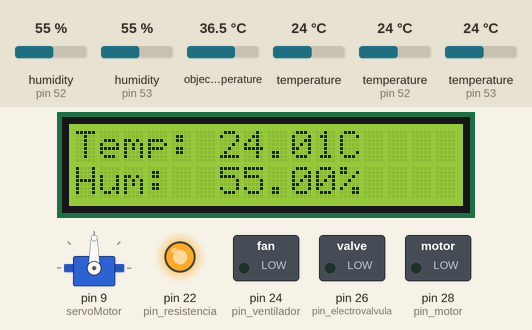
Bench run of a sketch on a simulated Arduino Mega 2560, built with avr-gcc and run on an emulated ATmega2560. Parts: 16×2 character LCD, servo, switched loads named in the sketch (green lamp = pin HIGH), output pins drawn as LEDs (lit = HIGH). The test bench sets the inputs (shaded band); at power-on: humidity (sensors on pin 52, pin 53) 55 %, temperature 24 °C, object temperature 36.5 °C, temperature (sensors on pin 52, pin 53) 24 °C. The modem accepts every AT command (registered, SIM ready, sends succeed) and sends nothing else; what the sketch prints to the serial monitor is not drawn.

Above: at 1.3 s.
1.4 s: humidity (sensor on pin 52) set to 53 %
At 3.9 s:
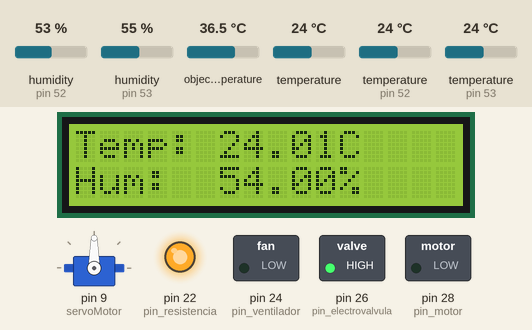
5.0 s: temperature (sensor 0) set to 34 °C
At 6.3 s:
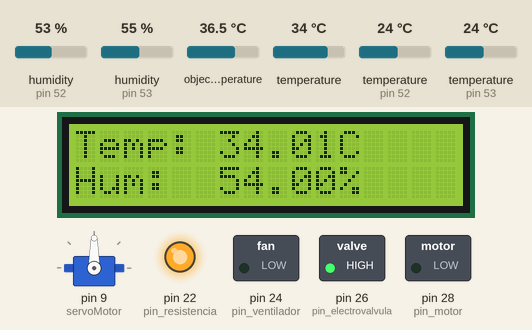
6.7 s: temperature (sensor 0) set to 37 °C
At 7.6 s:
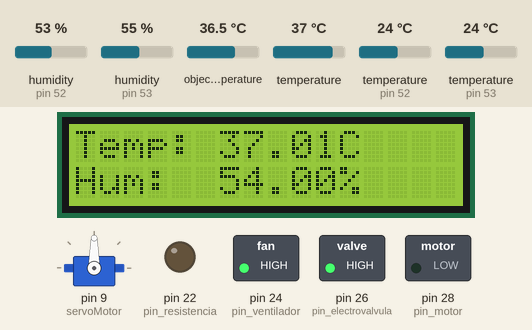
8.5 s: humidity (sensor on pin 53) set to 22 %
At 11.4 s:
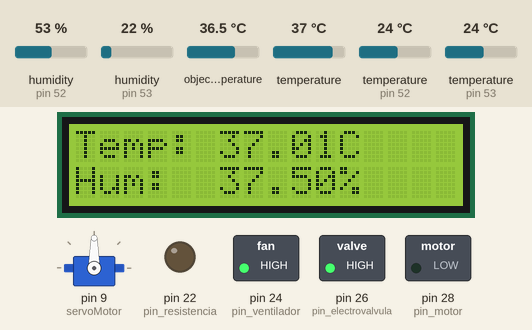
12.0 s: humidity (sensor on pin 52) set to 22 %
At 15.1 s:
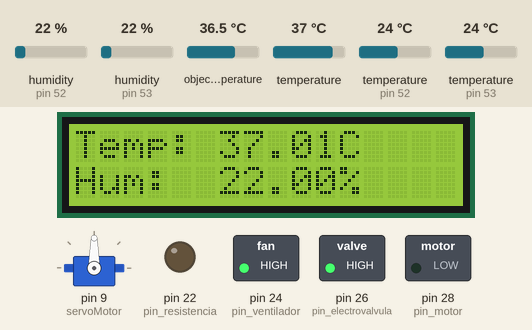
15.6 s: humidity (sensor on pin 53) set to 40 %
At 18.8 s:
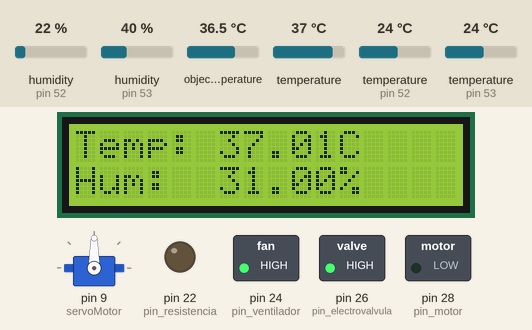
Timing chart, 0 to 20.1 s (numbered marks = the images above; inputs shaded):
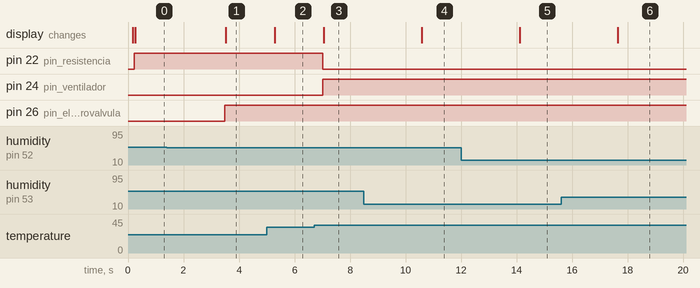

The sketch:

ENCOSOFTV2.0.ino
```cpp
/////////////////////// <--Incluir librerias --> ////////////////////////////////
#include <LiquidCrystal.h>              // Para Pantalla
#include <Wire.h>
#include <DHT.h>                        // Para el sensor DHT
#include <DHT_U.h>                      // Para el sensor DHT
#include <SoftwareSerial.h>             // Para el Bluethoo Y wifi
#include <Adafruit_MLX90614.h>          // Sensor Termometro Digital
#include <Servo.h>                      // Servomotor

//Crear el objeto LCD con los números correspondientes (rs, en, d4, d5, d6, d7)
LiquidCrystal lcd(7, 8, 3, 4, 5, 6);
/////////////////////// <-- Instanciar objeto --> ///////////////////////////////
Adafruit_MLX90614 termometroIR = Adafruit_MLX90614();
/////////////////////// <-- Definir pines de entrada --> ////////////////////////
//#define RXW                   10         // D2: Wifi VERDE
//#define TXW                   11         // D3: Wifi AMARILLO
#define RXB                   45         // D2: Bluethoo AMARILLO
#define TXB                   47         // D3: Bluethoo TOMATE
#define pin_sensor_dht        52         // D8: Sensor de Humedad
#define pin_sensor_dht1       53         // D8: Sensor de Humedad
/////////////////////// <-- Definir pines de salida --> ////////////////////////
#define pin_ventilador        24         // D3: Rele del ventilador
#define pin_resistencia       22         // D4: Rele de la resistencia
#define pin_electrovalvula    26         // D5: Rele de la electrovalvula
#define pin_motor             28         // D5: Rele de motor

/////////////////////// <-- Control del servomotor --> /////////////////////////
Servo servoMotor;
/////////////////////// <-- Definicion de constantes --> ///////////////////////
#define temp_min              34      // Valor minimo de Temperatua
#define temp_max              36      // Valor maximo de Temperatura
#define hum_min               55        // Valor minimo de Humedad
#define hum_max               85        // Valor maximo de Humedad
#define tiempo_intervalo      1500       // Cada 100ms predecir con la red neuronal
/////////////////////// <-- Parametros de la red neuronal --> //////////////////
#define neuronas_capa_entrada 3         // Neurona para Temp, Neurona para Hum y Neurona para el BIAS
#define neuronas_capa_oculta  36         // 3 neuronas ocultas y la neurona del BIAS
#define neuronas_capa_salida  3         // 3 neuronas de salida
double capa_oculta[neuronas_capa_oculta];
double capa_salida[neuronas_capa_salida];
double RNentradas[] = {0, 0, 0};
double RNsalidas[]  = {0, 0, 0, 0};
/////////////////////// <-- Pesos de la red neuronal --> ///////////////////////
//float pesos_capa_oculta[3][4] = {{-1.869347536358914, -2.7854217933156344, 0.6652998833400943, -1.869726603151382}, {3.45366547819369, -0.0010092662214519455, 0.004162847419093488, -3.4487180218141087}, {-1.0467434771615622, -4.334684607263233, 0.5361508699905841, -1.0450607102243399}};
//float pesos_capa_salida[4][3] = {{2.8753860908914586, 1.8174802929440972, -0.0076088340488911985}, {0.7156698407844756, 0.7187749734986515, 4.753507391743887}, {3.264578065935506, 3.264572585747721, 5.668682097503817}, {1.832208212996835, 2.8801172327621716, -0.009162338644393017}};
//float pesos_capa_oculta[3][36] = {{0.4723909734092833, -0.17280584045763545, -0.06770897424405203, 0.6659199183091601, -0.7391076348669368, -0.6671541368681381, 0.9079930195729397, -0.9701589875028293, -0.8437336707776131, -0.3302108324677054, 0.9811028357770454, 0.7617484485431867, -0.8549932092166508, -0.08076245668591592, 0.7038923727124239, 0.9377618329009896, 0.7342915526302111, 0.9286033973639785, 0.8069397230628772, 0.8791503997758977, 0.3822483854938895, -1.3846772327890708, 0.7923790550437588, 0.989335013568046, -0.1496478213331891, 0.5178294000039383, -0.028378298304834126, -0.7409192093245401, 0.8149004346099601, 0.11075906797831123, 0.6043622781388233, 1.1265203422873935, 0.942993777974445, -0.8859205879743483, 0.7411550604078835, -0.14789057032419844}, {0.17996387001400094, -0.6032769127435473, 0.8083864177239969, 0.2580917308646404, -0.9602006151731154, 1.6288939575885544, -1.8422243437893233, -0.9778796699192385, 1.5311206642915505, -0.015325200784497213, -0.12064788449726249, -0.016139358591283928, -1.465261959804406, 0.5894462413635925, 0.045552144209728404, 0.11653450243303896, -0.23768037491306007, 0.09787623786518773, 0.20831388533765682, -0.15188308097097394, -0.36728855338833266, 0.23760003348651326, -0.1912586056808891, 1.8532122212515865, 0.16809832838629835, 0.034384399418782526, 0.27620074044601917, -1.5758610615041224, 0.2193423046538045, -0.8263115338385606, -0.12088650110243948, -0.14995164883686427, 0.9007612776994545, -1.2476353672547358, 1.6977021337715492, -0.9023912755582343}, {-0.11310864677575584, 0.3629843922663496, -0.8491793685973367, -0.032782944259402653, 0.696186021875278, -0.1892019611535347, -0.08818405250776438, -0.002437846466223579, -0.20790109365128956, -0.6420384508542147, 0.12526537253401682, 0.932022100495721, 0.043342255225146675, 0.21994119917827237, 0.15850857003058635, 1.8287743440568545, -0.8808119966416521, -0.06854894232374335, -1.5950481397329683, 0.026913044654823637, 0.8177828360286501, -0.11883680601379096, 1.5027369008734233, 0.13972915785114215, 0.07171102512953094, 0.7745766416842309, 0.9023503034453669, 0.21917289909817667, -1.3583678131601098, 0.4336057601344134, 1.0702150467649285, -2.115273786939187, -0.4638543762943098, -0.8101943997540676, -0.16359908489415975, -0.0002159597298841169}};
//float pesos_capa_salida[36][3] = {{0.4102475389612772, -0.3096739700788772, -0.15356522554780408}, {-0.029439500244653673, -0.5372051159755392, -0.4244755116886216}, {0.6944701038143627, -0.19614082526701057, 0.724876164482796}, {0.5291466871172849, -0.6170122858853354, 1.0472191606955028}, {0.3878805495230681, -0.13147738764449415, 0.2603526600222792}, {1.0621413688375407, -1.0147268340576259, 0.761723324963208}, {-1.6037564808101787, -0.1509225022710514, 0.12927894757478486}, {0.5679035870551141, 0.13311474489249592, -0.9792291790859864}, {1.2093116921317457, -0.6715043726490381, -0.7792955934569168}, {-0.8204198674283809, -0.14529508362619314, 0.8253403607006037}, {-0.17509560549932526, 0.16161731577356342, 0.8965703131143995}, {1.1910883285101872, -0.7783001129884215, -1.0059502514657}, {0.9801940399881622, -0.5134195120831139, -0.0664167038607869}, {0.6962276720830516, 0.2717359170810297, -0.2923468820500657}, {0.623929302182533, 0.5365893331878117, 0.2892667880284969}, {-0.004514896028027288, 0.1672772186635923, -1.3384991612983046}, {0.10426736484521482, -0.6000272164166913, -0.40145978347317646}, {0.8051603674148686, -0.5147164701088232, 0.3274967203641922}, {0.005416655080193573, -0.7185735884948894, -1.1476765005552534}, {0.2911557553321598, 0.9477777529884559, 0.7534321566006728}, {-0.6611978245091065, 0.43371170366888956, -0.18176542026182535}, {-0.7471417463588462, 0.5847899848299022, -0.5427682766762186}, {-0.35263961646349634, -0.2709678303710479, -1.3421865004366642}, {-1.121758912738847, -1.3650372148664687, 0.30173024130498644}, {0.2806653818682526, -0.18813051892326718, -0.6700231465757861}, {0.17928627984369044, -0.4930902857698763, -0.3838709664113942}, {-0.30787855988069524, -0.37109550486135684, -0.05430268552361087}, {1.0663156376859522, 0.03930079981118298, 0.6674472357110314}, {0.8152116387186756, -0.8896692165123126, -0.9414585909386615}, {-1.0097381911142083, 1.0746297072433693, 0.05449044711371683}, {0.49705375579464384, -0.6125128357009435, -0.8464901406432435}, {-0.7682648514101363, 0.9640242966919988, -1.8277429706149309}, {0.7122618721136369, -0.8073394119538034, 1.0009172147301035}, {0.4358043473274983, 1.1598824210339633, 0.17596678080122918}, {-1.0220202570763604, -1.0557929552973095, -0.8489028683281732}, {-0.3136498839396814, 1.0625238501097265, 0.01697067090319965}};
float pesos_capa_oculta[3][36] = {{-1.0154563524971085, 1.1135562727366675, 0.6866045959756638, -1.195901333578544, 0.9997264160940112, 0.7671172568328608, 0.024853383076800867, -0.28835741978483176, -0.8922159659201706, -0.5285314191803984, 0.4711400673641437, -0.30150197671945483, 0.8309537101642024, 0.6314668417565416, 0.829971474940466, -0.7475384120960535, -0.1410572385370736, 0.35093395255713744, 0.8459034543079952, 0.21277836730556923, -0.5138121692359682, 0.5040245681187994, 0.2656495460047559, 0.5026136377585702, -0.0383393068290541, -0.9734152707040314, 0.576542521573534, -1.2139099606717083, -0.7780253843924234, 0.725456928703455, -0.7206000887864394, -1.35073646052926, 0.6189103604560102, 0.6019775685805926, -0.614005248974706, 0.8416903260395273}, {2.0107347635508948, 2.153827451253522, -0.10458953172814307, -0.20754668409750238, 1.8764436746118585, 0.7300134040008514, 0.040458186352619906, -0.076999996479599, -0.903071794319606, 0.0770548773454087, 0.5938072121862293, -0.19875376192560568, -0.22184092874735634, 0.7930326663244666, -1.3758468842207563, -1.264661517731953, -0.39237429577350763, 0.6992868436114505, -1.3026530139362928, 0.3589761771064634, 0.22050187607877342, 0.37115840108467363, -0.8015367744922166, -0.7233311912708091, 0.7216742692241103, -0.9383524323176654, -0.7362136452471727, 0.03221896983931052, 1.5691856167618101, -0.13058659545852108, 0.06113983234149112, 0.08794852322807281, 1.1498570682492182, -0.44871295895279334, -0.15843839772477367, 0.052127891433540165}, {0.01940313498436247, 0.22346946840949256, 0.5955802979267083, 0.6263043673023626, -0.19877821248775102, 0.1911337169651031, 0.2718966578197119, -1.0245648353871188, 0.7484044863683872, -0.8823770317304396, -0.821499414979286, 0.5739502836042273, 1.1225667956417837, -0.22476885000197028, -0.5893846699797601, 0.26644719729960703, 0.6888736934249061, -0.968642901324508, -0.07825783491276418, 1.155043488331826, -0.8239826995337257, 0.37100397446521416, 0.7527218139267379, -0.2740662573434268, 0.6893925888449615, 0.30220554961633145, 0.5746898299051902, -0.2739264106272582, 0.472990193880096, 0.3174880100801955, -0.369634837552142, 0.4634621406121702, 0.49741926005892384, 0.4686419442136146, -0.35274518315777054, 0.10887879296999065}};
float pesos_capa_salida[36][3] = {{1.5506464548531667, 0.9532872564940069, 0.20450391524197148}, {-1.3603921717630219, -1.2900496232635605, -0.15579692788936308}, {0.30859476302244865, -0.014777627574864487, -0.29665216749080303}, {-0.5044579860533502, -0.9865778916556237, 0.4702847562432901}, {-0.9129467947527411, -1.482495328006279, -0.25479331218045387}, {0.29476030887774224, -0.2572271449944936, 0.6411515457089986}, {0.08708202270625513, -0.6472334060994234, 0.638952814283772}, {-0.6361852791858913, 0.7319052674802776, 0.5890971909553572}, {0.5792442987265085, 0.1381132319007789, 0.27552897672132265}, {-0.4331437977946645, 0.5302700532399788, 0.9937089893679655}, {-0.32097655227544786, -0.24921573582960543, 1.0395346512504742}, {-0.8596350496494352, 0.8257936950232246, -0.49917298633114104}, {-0.3326299142498413, 0.4841242897600489, -0.8301067736563469}, {0.5021684509692744, -0.9938379945100019, -0.021782899588825358}, {-0.4781687444035301, -0.6854799561063678, -0.19875818705619036}, {0.1654065986433425, 1.0424092723853045, 0.15943753110420772}, {0.7177078538041542, 0.08390486056594876, -0.9045315181045889}, {0.4429551504660344, -0.23597218529709718, 0.5084769016084102}, {-0.15480672651745503, -0.9106821932230863, -0.5937664250524378}, {-0.5152279620988306, -0.8902341012416745, -1.0222474628683933}, {0.839304901855666, -0.909558412193103, 0.5308777456623329}, {0.18523844679771395, 0.08735999678145621, -0.6413644071589463}, {-0.8153555839606542, -0.8327667861490687, -0.24466403409786427}, {-0.06643293463847509, -0.27558216556847065, 0.8870729004177902}, {0.11344396127975363, 0.17828634633752932, -0.9480765305548363}, {0.8413708652655585, -0.5132139576260725, 0.10091988384628413}, {-0.44603628705659343, -0.4771836745654063, 0.40004522213891763}, {-0.9906273507281175, -0.7700872075049999, 0.32865099379609897}, {1.6122945857414073, 0.24351348927587513, -0.25892467163449995}, {0.1251800766441532, 0.12591025925390775, -0.5079818780843689}, {0.20771918552247665, -1.015031758502002, -0.440958045005456}, {-0.839820276440319, -0.45498859779707607, 0.5405019372891345}, {-0.31393219809998874, -0.40108450425860553, 0.32511915851132245}, {0.5109523484398983, -0.3020159099284111, -0.08820313841427303}, {-0.04929367324970908, -0.9049726398892849, 0.9656645191234501}, {1.0324916368063761, 1.0548241537459546, -0.265123978618414}};


/////////////////////// <-- Declaracion de objetos --> /////////////////////////
DHT dht(pin_sensor_dht, DHT11);         // Objeto para el DHT
DHT dht2(pin_sensor_dht1, DHT11);

SoftwareSerial esp8266(10,11);        // objeto Wifi
SoftwareSerial Torito(RXB,TXB);         // objeto Bluethooo
/////////////////////// <-- Declaracion de variables globales --> /////////////
float temp, hum,hum1, hum2;
int estado_temp, estado_hum;
int estado_ventilador = 0, estado_resistencia = 0, estado_electrovalvula = 0;
unsigned long millis_intervalo;
unsigned long tiempo_anterior;
/////////////////////// <-- Declaracion de variables de RED --> ///////////////
String AP = "Tesis";             // Nombre de red
String PASS = "0401739404";             // Contraseña
String API = "WVKB1NNN01S513O4";        // Write API KEY
String HOST = "api.thingspeak.com";     //Broker
String PORT = "80";
String field = "field1";
String field2 = "field2";
int countTrueCommand;
int countTimeCommand;
boolean found = false;

///////////////////////////////////////////////////////////////////////////////
void setup() {
  // put your setup code here, to run once:
  // Iniciar puerto serial
  Serial.begin(9600);

  // Iniciar puerto serial de WIFI
  esp8266.begin(115200);
  // Iniciar puerto serial Bluethoo
  Torito.begin(38400);
  sendCommand("AT",5,"OK");
  sendCommand("AT+CWMODE=1",5,"OK");
  sendCommand("AT+CWJAP=\""+ AP +"\",\""+ PASS +"\"",20,"OK");
  //indicamos que es una pantalla lcd 16x2
  // Inicializar el LCD con el número de  columnas y filas del LCD
  lcd.begin(16, 2);
  lcd.setCursor (0, 0);
  // Escribimos el Mensaje en el LCD.
  lcd.print("Hola Mundo");
     // Configuracion de pines
  pinMode(pin_ventilador,     OUTPUT);
  pinMode(pin_resistencia,    OUTPUT);
  pinMode(pin_electrovalvula, OUTPUT);
  pinMode(pin_motor, OUTPUT);
  // Iniciar sensor DHT
  dht.begin();
  dht2.begin();
  //delay(500);
   // Prueba inicial del sensor DHT
  int aux_hum = dht.readHumidity();
  int aux_hum2 = dht2.readHumidity();
  //int aux_tem = dht.readTemperature();
  // Iniciar termómetro infrarrojo con Arduino
  termometroIR.begin();
  tiempo_anterior=millis();
  // Iniciar Servo
  servoMotor.attach(9);


}

void loop() {


  // Cada intervalor de tiempo predecir con la red neuronal
  if (millis() > millis_intervalo) {
    millis_intervalo = millis() + tiempo_intervalo;
    // Obtener mediciones
    Obtener_Mediciones();
    // Normalizar mediciones [-1,1]
    estado_temp = Normalizar(temp, temp_min, temp_max);
    estado_hum  = Normalizar(hum, hum_min, hum_max);
    /*if((millis()-tiempo_anterior)>= 4000){ //3600000
      tiempo_anterior=millis();
      Servot();
    }*/
    Serial.println();
    Serial.println("Mediciones>> Temp:" + String(temp) + "C Hum:" + String(hum) + "%");
    Serial.println("Normalizadas>> Temp:" + String(estado_temp) + " Hum:" + String(estado_hum));

     // Predecir
    Predecir();
    // Actuar sobre las salidas
    digitalWrite(pin_ventilador,      estado_ventilador);
    digitalWrite(pin_resistencia,     estado_resistencia);
    digitalWrite(pin_electrovalvula,  estado_electrovalvula);
    Torito.println("Temp:" + String(temp)+ "°C" + "|" +"Hum:" + String(hum) + "% "+"Normalizadas>> Temp:" + String(estado_temp) + " Hum:" + String(estado_hum)+"Salida1:" + String(RNsalidas[0]) + " Salida2:" + String(RNsalidas[1]) + " Salida3:" + String(RNsalidas[2]));
    /*Serial.print(estado_ventilador);
    Serial.print(estado_resistencia);
    Serial.print(estado_electrovalvula);*/
    lcd.clear () ;
    lcd.setCursor (0, 0);
    lcd.print ("Temp: ");
    lcd.setCursor (6, 0);
    lcd.print (String(temp) + "C");
    lcd.setCursor (0, 1);
    lcd.print ("Hum: ");
    lcd.setCursor (6, 1);
    lcd.print (String(hum) + "%");
    if((millis()-tiempo_anterior)>= 1500){ //3600000
      tiempo_anterior=millis();
      String getData = "GET /update?api_key="+ API +"&"+ field +"="+String(temp)+"&"+ field2 +"="+String(hum);;
      sendCommand("AT+CIPMUX=1",5,"OK");
      sendCommand("AT+CIPSTART=0,\"TCP\",\""+ HOST +"\","+ PORT,15,"OK");
      sendCommand("AT+CIPSEND=0," +String(getData.length()+4),4,">");
      esp8266.println(getData);
      delay(1500);
      countTrueCommand++;
      sendCommand("AT+CIPCLOSE=0",5,"OK");
    }


  }


}

// Funcion: Obtener mediciones
void Obtener_Mediciones() {
  // Obtener Temperatura en °C
  float temperaturaAmbiente = termometroIR.readAmbientTempC();
  float temperaturaObjeto = termometroIR.readObjectTempC();
  temp=temperaturaAmbiente;
  // Obtener Humedad en %
  hum1 = dht.readHumidity();
  hum2 = dht2.readHumidity();
  hum=(hum1+hum2)/2;
  if ((hum >= 0) && (temp <= 100)) {} else hum = 0;
}

// Funcion: Normalizar variables
int Normalizar(float variable, float val_min, float val_max) {
  int estado;
  if (variable < val_min) estado = -1;
  else if (variable > val_max) estado = 1;
  else estado = 0;
  return estado;
}

// Funcion: Predecir el modelo de red neuronal con los pesos generados en Python
void Predecir() {
  // Llamamos a la red FEEDFORWARD con las entradas
  RNentradas[0] = 1.0;            // Unidad para el BIAS
  RNentradas[1] = estado_temp;    // Temperatura
  RNentradas[2] = estado_hum;     // Humedad
  Procesar_Capas();               // Procesar modelo

  // Procesar las salidas de la red neuronal
  RNsalidas[0] = round(capa_salida[0]);
  RNsalidas[1] = round(capa_salida[1]);
  RNsalidas[2] = round(capa_salida[2]);
  Serial.println("Salida1:" + String(RNsalidas[0]) + " Salida2:" + String(RNsalidas[1]) + " Salida3:" + String(RNsalidas[2]));

  // Definir estados de los actuadores
  if (RNsalidas[0] != -1) {
    estado_ventilador     = RNsalidas[0];
  }
  if (RNsalidas[1] != -1) {
    estado_resistencia    = RNsalidas[1];
  }
  if (RNsalidas[2] != -1) {
    estado_electrovalvula = RNsalidas[2];
  }
}

// Funcion: Procesar capas de la red neuronal
void Procesar_Capas() {
  double acumulacion;

  // Calcular las activaciones en las capas ocultas
  for (int i = 0 ; i < neuronas_capa_oculta ; i++ ) {
    acumulacion = 0;//HiddenWeights[InputNodes][i] ;
    for (int j = 0 ; j < neuronas_capa_entrada ; j++ ) {
      acumulacion += RNentradas[j] * pesos_capa_oculta[j][i] ;
    }
    //capa_oculta[i] = 1.0 / (1.0 + exp(-acumulacion)); // Funcion de activacion: Sigmoid
    capa_oculta[i] = tanh(acumulacion);   // Funcion de activacion: tanh
  }

  //  Calcular activacion y error en la capa de Salida
  for (int i = 0 ; i < neuronas_capa_salida ; i++ ) {
    acumulacion = 0;//OutputWeights[HiddenNodes][i];
    for (int j = 0 ; j < neuronas_capa_oculta ; j++ ) {
      acumulacion += capa_oculta[j] * pesos_capa_salida[j][i] ;
    }
    capa_salida[i] = tanh(acumulacion) ;  // Funcion de activacion: tanh
  }
}
//Enviar comandos a consola
void sendCommand(String command, int maxTime, char readReplay[]) {
  Serial.print(countTrueCommand);
  Serial.print(". at command => ");
  Serial.print(command);
  Serial.print(" ");
  while(countTimeCommand < (maxTime*1))
  {
    esp8266.println(command);//at+cipsend
    if(esp8266.find(readReplay))//ok
    {
      found = true;
      break;
    }

    countTimeCommand++;
  }

  if(found == true)
  {
    Serial.println("Conectado");
    countTrueCommand++;
    countTimeCommand = 0;
  }

  if(found == false)
  {
    Serial.println("Fallido");
    countTrueCommand = 0;
    countTimeCommand = 0;
  }

  found = false;
 }
 //volteo automatico
void Servot() {

    for (int pos = 50; pos >15 ; pos -=7 ) {
    // in steps of 1 degree
    servoMotor.write(pos);
    delay(1000);
    }
    for (int pos = 15; pos < 140; pos +=7 ) {
    // in steps of 1 degree
    servoMotor.write(pos);
    delay(1000); // tell servo to go to position in variable 'pos'

    }
    for (int pos = 140; pos >50; pos -=7 ) {
    // in steps of 1 degree
    servoMotor.write(pos);
    delay(1000); // tell servo to go to position in variable 'pos'

    }

}
 
```

Measured:
- the behaviour switches between 55 and 54 % on humidity (sensor on pin 52) (found by bisection; images 0 and 1)
- the behaviour switches between 35 and 36 °C on temperature (sensor 0) (found by bisection; images 2 and 3)
- after the input at 1.4 s, pin 26 (pin_electrovalvula): LOW → HIGH after 2.1 s; the display: changes after 2.1 s (image 1)
- after the input at 5.0 s, the display: changes after 0.29 s (image 2)
- after the input at 6.7 s, pin 22 (pin_resistencia): HIGH → LOW after 0.32 s; pin 24 (pin_ventilador): LOW → HIGH after 0.32 s; the display: changes after 0.36 s (image 3)
- after the input at 8.5 s, the display: changes after 2.1 s (image 4)
- after the input at 12.0 s, the display: changes after 2.1 s (image 5)
- after the input at 15.6 s, the display: changes after 2.0 s (image 6)
